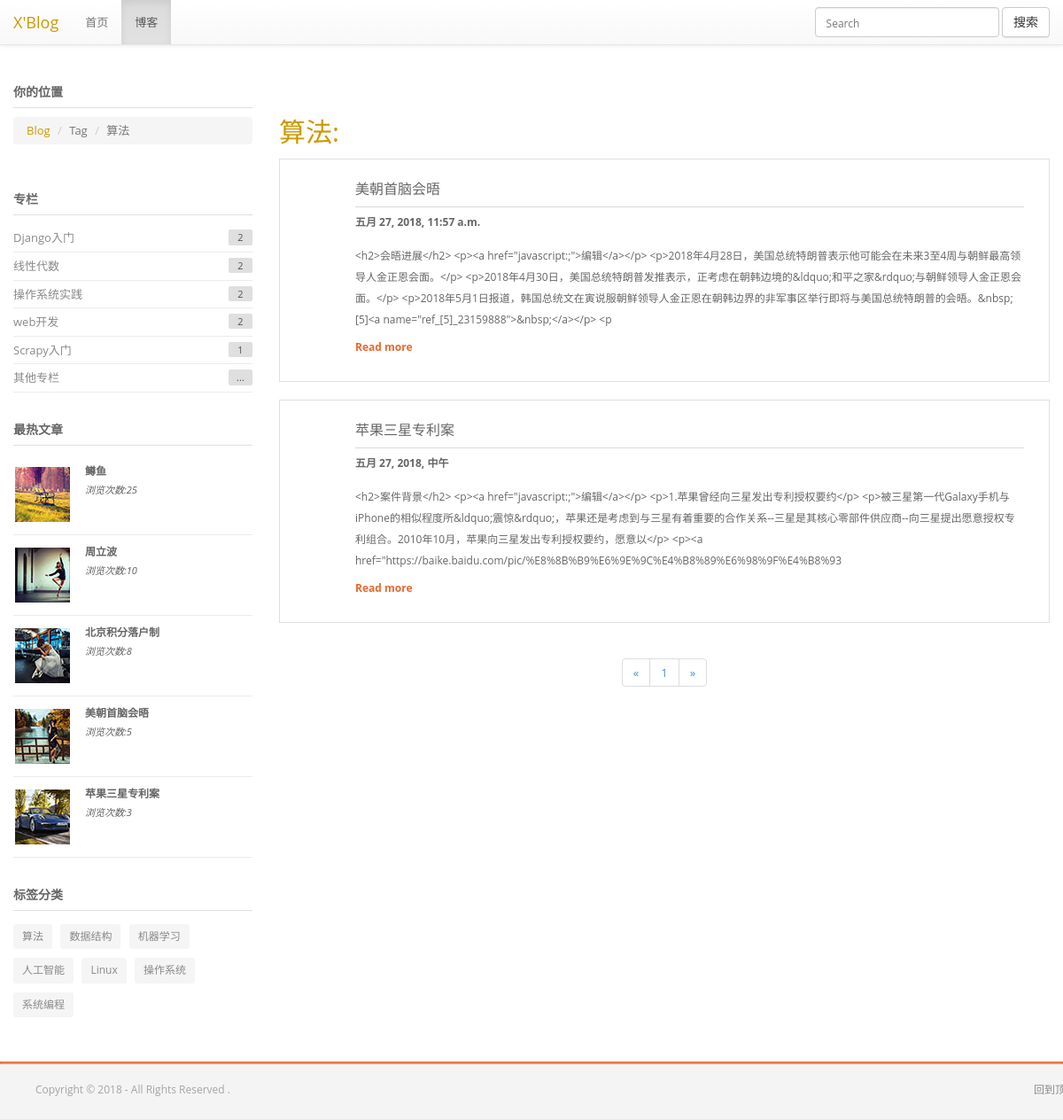
Page /blog/tag/1 on the committed database.
### blog/models.py (models this page shows, shortened)
class Tag(models.Model):
    id = models.AutoField(primary_key=True)
    name = models.CharField("标签名称", max_length=30, unique=True)
    pass

class Blog(models.Model):#还是要一个用户，要不然被访问了记录不了ip地址
    id = models.AutoField(primary_key=True)
    visitedtime = models.PositiveIntegerField("访问次数", default=0, editable=False)
    title = models.CharField("标题", max_length=50)
    publish_date = models.DateTimeField("发布时间",auto_now_add=True)
    modified_date = models.DateTimeField("最后修改时间", auto_now=True)
    blog_text = RichTextField("博客正文", default="请输入你的博客")
    pass

class Category(models.Model):
    id = models.AutoField(primary_key=True)
    name = models.CharField("专栏名称", max_length=30, unique=True)
    pass

### blog/views.py (the view)
# urls.py: path('tag/<int:tid>',views.tag_page),
def tag_page(request,tid):
    dict = get_base_information(request)
    tag = Tag.objects.get(id=tid)
    blogs = Blog_Tag_Relation.objects.filter(tag=tid)
    bloglist = []
    for blog in blogs:
        bloglist.append(blog.blog)
    dict['bloglist'] = bloglist
    pagenumber = (len(bloglist) // 6) + 1
    pagenumber = range(1, pagenumber + 1)
    dict['pagenumber'] = pagenumber
    dict['tag'] = tag
    return render(request, 'tag_page.html', dict)

### blog/views.py (called while the page is built)
def get_base_information(request):
    categories = Category.objects.all()
    catelist = []
    for c in categories:
        t = Blog_Category_Relation.objects.filter(category=c)
        catelist.append((c, len(t)))
    catelist.sort(key=lambda cl: cl[1], reverse=True)
    blogs = Blog.objects.all()
    latest = blogs.order_by('-id')
    top5 = blogs.order_by('-visitedtime')
    top5 = top5[:5]
    tags = Tag.objects.all()
    return {'catelist': catelist, 'top5': top5, 'tags': tags}

### blog/templates/tag_page.html (shortened to what this page needs)
<!DOCTYPE html>
<html>
<head>
    {% load static %}
    <link type="text/css" rel='stylesheet' href="{% static 'css/bootstrap.css' %}">
    <link type="text/css" rel='stylesheet' href="{% static 'css/bootstrap-theme.css' %}">
    <link type="text/css" rel='stylesheet' href="{% static 'css/bootstrap.min.css' %}">
    <link type="text/css" data-themecolor="default" rel='stylesheet' href="{% static 'css/main-default.css' %}">
</head>
<body>
<header class="navbar navbar-default navbar-fixed-top">
    <div class="container-fluid">
        <div class="navbar-header">
            <a class="navbar-brand" style="color:#cc9900">X'Blog</a>
        </div>
        <div class="collapse navbar-collapse" id="bs-example-navbar-collapse-1">
            <ul class="nav navbar-nav navbar-left">
                <li><a href="/">首页</a></li>
                <li class="active"><a href="/blog/">博客</a></li>
            </ul>
            <form class="navbar-form navbar-right" method="get" action="/search">
                <div class="form-group">
                    <input type="text" class="form-control" placeholder="Search" name="kw">
                </div>
                <button type="submit" class="btn btn-default">搜索</button>
            </form>
        </div>
    </div>
</header>
<br><br><br>
<div class="l-main-container">
    <div class="l-inner-page-container">
        <div class="container">
            <div class="row">
                <div class="col-md-9 col-md-push-3">
                    <br>
                    <br>
                    <br>
                    <h2 style="color:#cc9900">{{ tag.name }}:</h2>
                    {% for blog in bloglist %}
                    <div class="b-blog-listing__block">
                        <div class="b-infoblock-with-icon b-blog-listing__infoblock">
                            <div class="b-infoblock-with-icon__info f-infoblock-with-icon__info">
                                <a href="/blog/{{ blog.id }}"
                                   class="f-infoblock-with-icon__info_title b-infoblock-with-icon__info_title f-primary-l b-title-b-hr f-title-b-hr">
                                    {{ blog.title }}
                                </a>
                                <div class="f-infoblock-with-icon__info_text b-infoblock-with-icon__info_text f-primary-b b-blog-listing__pretitle">
                                    {{ blog.publish_date }}
                                </div>
                                <div class="f-infoblock-with-icon__info_text b-infoblock-with-icon__info_text c-primary b-blog-listing__text">
                                    {{ blog.blog_text|truncatechars:300 }}
                                </div>
                                <div class="f-infoblock-with-icon__info_text b-infoblock-with-icon__info_text">
                                    <a href="/blog/{{ blog.id }}" class="f-more f-primary-b">Read more</a>
                                </div>
                            </div>
                        </div>
                    </div>
                    {% if forloop.last %}
                    <div style="text-align:center;padding-bottom: 20px">
                        <nav aria-label="Page navigation">
                            <ul class="pagination">
                                <li>
                                    <a href="/blog/page/1" aria-label="Previous">
                                        <span aria-hidden="true">&laquo;</span>
                                    </a>
                                </li>
                                {% for c in pagenumber %}
                                <li><a href="/blog/page/{{ c }}">{{ c }}</a></li>
                                {% if forloop.last %}
                                <li>
                                    <a href="/blog/page/{{ c }}" aria-label="Next">
                                        <span aria-hidden="true">&raquo;</span>
                                    </a>
                                </li>
                                {% endif %}
                                {% endfor %}
                            </ul>
                        </nav>
                    </div>
                    {% endif %}
                    {% empty %}
                    <h3 style="text-align:center">还没有文章，请阅览其他标签。</h3>
                    {% endfor %}
                </div>
                <div class="col-md-3 col-md-pull-9">
                    <div class="row b-col-default-indent">
                        <div class="col-md-12">
                            <div>
                                <h4 class="f-primary-b b-h4-special f-h4-special--gray f-h4-special">你的位置</h4>
                                <ol class="breadcrumb">
                                    <li><a href="/blog/" style="color:#cc9900">Blog</a></li>
                                    <li class="active">Tag</a></li>
                                    <li class="active">{{ tag.name }}</li>
                                </ol>
                            </div>
                        </div>
                        <div class="col-md-12">
                            <div class="b-categories-filter">
                                <h4 class="f-primary-b b-h4-special f-h4-special--gray f-h4-special">专栏</h4>
                                <ul>
                                    {% for c in catelist %}
                                    {% if forloop.counter < 6 %}
                                    <li>
                                        <a class="f-categories-filter_name" href="/blog/category/{{ c.0.id }}">
                                            {{ c.0.name }}</a>
                                        <span class="b-categories-filter_count f-categories-filter_count">{{ c.1 }}</span>
                                    </li>
                                    {% elif forloop.counter == 6 %}
                                    <li>
                                        <a class="f-categories-filter_name" href="/blog/category/">其他专栏</a>
                                        <span class="b-categories-filter_count f-categories-filter_count">...</span>
                                    </li>
                                    {% endif %}
                                    {% endfor %}
                                </ul>
                            </div>
                        </div>
                        <div class="col-md-12">
                            <h4 class="f-primary-b b-h4-special  f-h4-special--gray f-h4-special">最热文章</h4>
                            <div class="b-blog-short-post b-blog-short-post--img-hover-bordered b-blog-short-post--w-img f-blog-short-post--w-img row">
                                <div class="b-blog-short-post b-blog-short-post--img-hover-bordered b-blog-short-post--w-img f-blog-short-post--w-img row">
                                    <div class="b-blog-short-post--popular col-md-12  col-xs-12 f-primary-b">
                                        <div class="b-blog-short-post__item_img">
                                            <a href="/blog/{{ top5.0.id }}"><img data-retina
                                                                                 src="{% static 'img/gallery/sm/gallery_1.jpg' %}"
                                                                                 alt=""/></a>
                                        </div>
                                        <div class="b-remaining">
                                            <div class="b-blog-short-post__item_text f-blog-short-post__item_text">
                                                <a href="/blog/{{ top5.0.id }}">{{ top5.0.title }}</a>
                                            </div>
                                            <div class="b-blog-short-post__item_date f-blog-short-post__item_date f-primary-it">
                                                浏览次数:{{ top5.0.visitedtime }}
                                            </div>
                                        </div>
                                    </div>
                                    <div class="b-blog-short-post--popular col-md-12  col-xs-12 f-primary-b">
                                        <div class="b-blog-short-post__item_img">
                                            <a href="/blog/{{ top5.1.id }}"><img data-retina
                                                                                 src="{% static 'img/gallery/sm/gallery_2.jpg' %}"
                                                                                 alt=""/></a>
                                        </div>
                                        <div class="b-remaining">
                                            <div class="b-blog-short-post__item_text f-blog-short-post__item_text">
                                                <a href="/blog/{{ top5.1.id }}">{{ top5.1.title }}</a>
                                            </div>
                                            <div class="b-blog-short-post__item_date f-blog-short-post__item_date f-primary-it">
                                                浏览次数:{{ top5.1.visitedtime }}
                                            </div>
                                        </div>
                                    </div>
                                    <div class="b-blog-short-post--popular col-md-12  col-xs-12 f-primary-b">
                                        <div class="b-blog-short-post__item_img">
                                            <a href="/blog/{{ top5.2.id }}"><img data-retina
                                                                                 src="{% static 'img/gallery/sm/gallery_3.jpg' %}"
                                                                                 alt=""/></a>
                                        </div>
                                        <div class="b-remaining">
                                            <div class="b-blog-short-post__item_text f-blog-short-post__item_text">
                                                <a href="/blog/{{ top5.2.id }}">{{ top5.2.title }}</a>
                                            </div>
                                            <div class="b-blog-short-post__item_date f-blog-short-post__item_date f-primary-it">
                                                浏览次数:{{ top5.2.visitedtime }}
                                            </div>
                                        </div>
                                    </div>
                                    <div class="b-blog-short-post--popular col-md-12  col-xs-12 f-primary-b">
                                        <div class="b-blog-short-post__item_img">
                                            <a href="/blog/{{ top5.3.id }}"><img data-retina
                                                                                 src="{% static 'img/gallery/sm/gallery_4.jpg' %}"
                                                                                 alt=""/></a>
                                        </div>
                                        <div class="b-remaining">
                                            <div class="b-blog-short-post__item_text f-blog-short-post__item_text">
                                                <a href="/blog/{{ top5.3id }}">{{ top5.3.title }}</a>
                                            </div>
                                            <div class="b-blog-short-post__item_date f-blog-short-post__item_date f-primary-it">
                                                浏览次数:{{ top5.3.visitedtime }}
                                            </div>
                                        </div>
                                    </div>
                                    <div class="b-blog-short-post--popular col-md-12  col-xs-12 f-primary-b @@hidden">
                                        <div class="b-blog-short-post__item_img">
                                            <a href="/blog/{{ top5.4.id }}"><img data-retina
                                                                                 src="{% static 'img/gallery/sm/gallery_5.jpg' %}"
                                                                                 alt=""/></a>
                                        </div>
                                        <div class="b-remaining">
                                            <div class="b-blog-short-post__item_text f-blog-short-post__item_text">
                                                <a href="/blog/{{ top5.4.id }}">{{ top5.4.title }}</a>
                                            </div>
                                            <div class="b-blog-short-post__item_date f-blog-short-post__item_date f-primary-it">
                                                浏览次数:{{ top5.4.visitedtime }}
                                            </div>
                                        </div>
                                    </div>
                                </div>
                            </div>
                        </div>
                        <div class="col-md-12">
                            <h4 class="f-primary-b b-h4-special f-h4-special--gray f-h4-special">标签分类</h4>
                            <div>
                                {% for tag in tags %}
                                <a class="f-tag b-tag" href="/blog/tag/{{ tag.id }}">{{ tag.name }}</a>
                                {% endfor %}
                            </div>
                        </div>
                    </div>
                </div>
            </div>
        </div>
    </div>
</div>
<footer>
    <div class="b-footer-primary">
        <div class="container">
            <div class="row">
                <nav class="navbar-left f-copyright">
                    <ul>Copyright © 2018 - All Rights Reserved .</ul>
                </nav>
                <nav class="navbar-right f-copyright">
                    <ul>
                        <a href="#" class="back-to-top"> 回到顶部 </a>
                    </ul>
                </nav>
            </div>
        </div>
    </div>
</footer>
</body>
</html>

### rows in the picture
Tag: name "算法"
Blog: title "美朝首脑会晤", publish_date "五月 27, 2018, 11:57 a.m.", blog_text "<h2>会晤进展</h2> <p><a href=\"javascript:;\">编辑</a></p> <p>2018年4月28日，美国总统特朗普表示他可能会在未来3至4周与朝鲜最高领导人金正恩会面。</p> <p>2018年4月30日，美国总统特朗普发推表示，正考虑在朝韩边境的&ldquo;和平之家&rdquo;与朝鲜领导人金正恩会面。</p> <p>2018年5月1日报道，韩国总统文在寅说服朝鲜领导人金正恩在朝韩边界的非军事区举行即将与美国总统特朗普的会晤。&nbsp;[5]<a name=\"ref_[5]_23159888\">&nbsp;</a></p> <p", visitedtime "5"
Blog: title "苹果三星专利案", publish_date "五月 27, 2018, 中午", blog_text "<h2>案件背景</h2> <p><a href=\"javascript:;\">编辑</a></p> <p>1.苹果曾经向三星发出专利授权要约</p> <p>被三星第一代Galaxy手机与iPhone的相似程度所&ldquo;震惊&rdquo;，苹果还是考虑到与三星有着重要的合作关系--三星是其核心零部件供应商--向三星提出愿意授权专利组合。2010年10月，苹果向三星发出专利授权要约，愿意以</p> <p><a href=\"https://baike.baidu.com/pic/%E8%8B%B9%E6%9E%9C%E4%B8%89%E6%98%9F%E4%B8%93", pagenumber "1", visitedtime "3"
Category: name "Django入门", c "2"
Category: name "线性代数", c "2"
Category: name "操作系统实践", c "2"
Category: name "web开发", c "2"
Category: name "Scrapy入门", c "1"
Category: shows "其他专栏"
Blog: title "鳟鱼", visitedtime "25"
Blog: title "周立波", visitedtime "10"
Blog: title "北京积分落户制", visitedtime "8"
Tag: name "数据结构"
Tag: name "机器学习"
Tag: name "人工智能"
Tag: name "Linux"
Tag: name "操作系统"
Tag: name "系统编程"
